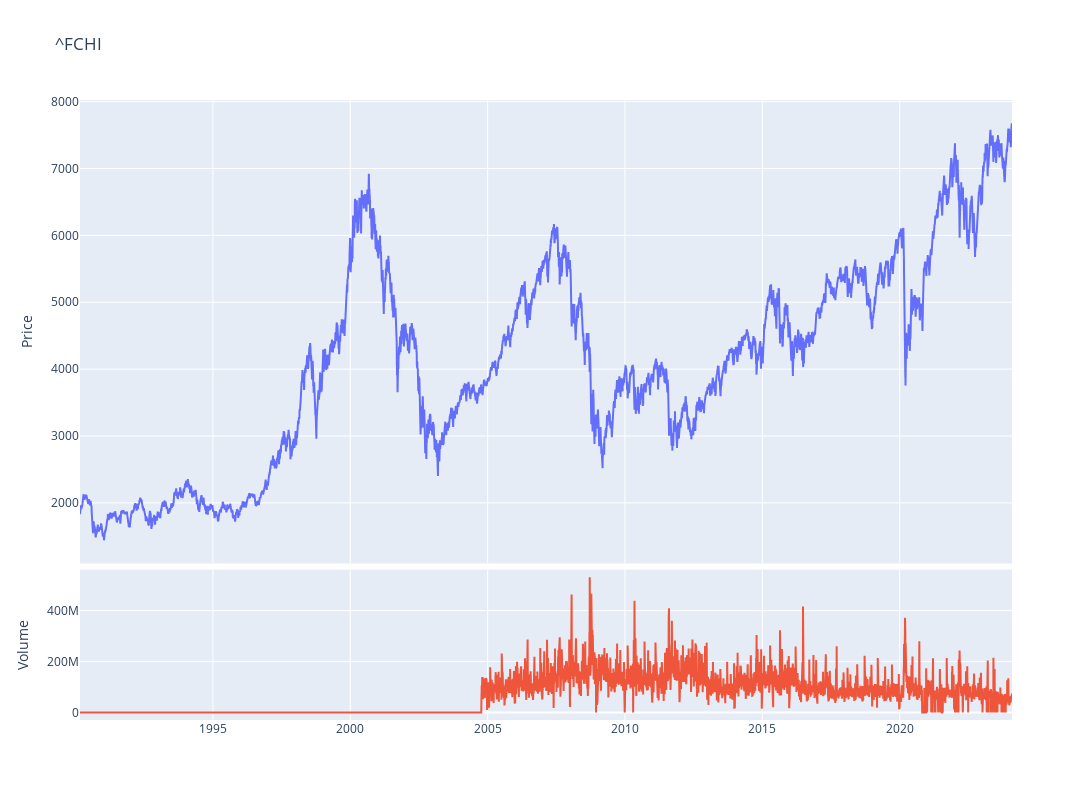

The cell this chart's notebook holds for it:
### Code cell
fig = make_subplots(rows=4, cols=1,shared_xaxes=True,vertical_spacing=0.01,specs=[[{'rowspan':3,'colspan':1}],[None],[None],[{'rowspan':1,'colspan':1}]])

# Graph (1,1)
fig.add_trace(go.Scatter(x=stock_cac.index,y=stock_cac['Adj Close'],mode="lines",name='IBEX35'),row=1, col=1)
# Update xaxis properties
fig.update_yaxes(title_text="Price", row=1, col=1)

# Graph (4,1)
fig.add_trace(go.Scatter(x=stock_cac.index,y=stock_cac['Volume'],mode="lines",name='Volume'),row=4, col=1)
fig.update_yaxes(title_text="Volume", row=4, col=1)

fig.update_layout(height=800, width=1300,showlegend=False,title=f"{ticker}")

fig.show()

### Figure 1 — Plotly figure (JSON) as saved in the notebook; plotly's stock layout.template omitted (floating-point values rounded to 4 significant figures; data arrays with more than 128 entries replaced by an {"elided": "..."} marker saying what was removed)
{"data": [{"mode": "lines", "name": "IBEX35", "type": "scatter", "x": {"elided": "8614 str values"}, "xaxis": "x", "y": {"elided": "8614 float values"}, "yaxis": "y"}, {"mode": "lines", "name": "Volume", "type": "scatter", "x": {"elided": "8614 str values"}, "xaxis": "x2", "y": {"elided": "8614 int values"}, "yaxis": "y2"}], "layout": {"height": 800, "showlegend": false, "title": {"text": "^FCHI"}, "width": 1300, "xaxis": {"anchor": "y", "domain": [0, 1], "matches": "x2", "showticklabels": false}, "xaxis2": {"anchor": "y2", "domain": [0, 1]}, "yaxis": {"anchor": "x", "domain": [0.2525, 1], "title": {"text": "Price"}}, "yaxis2": {"anchor": "x2", "domain": [0, 0.2425], "title": {"text": "Volume"}}}}
